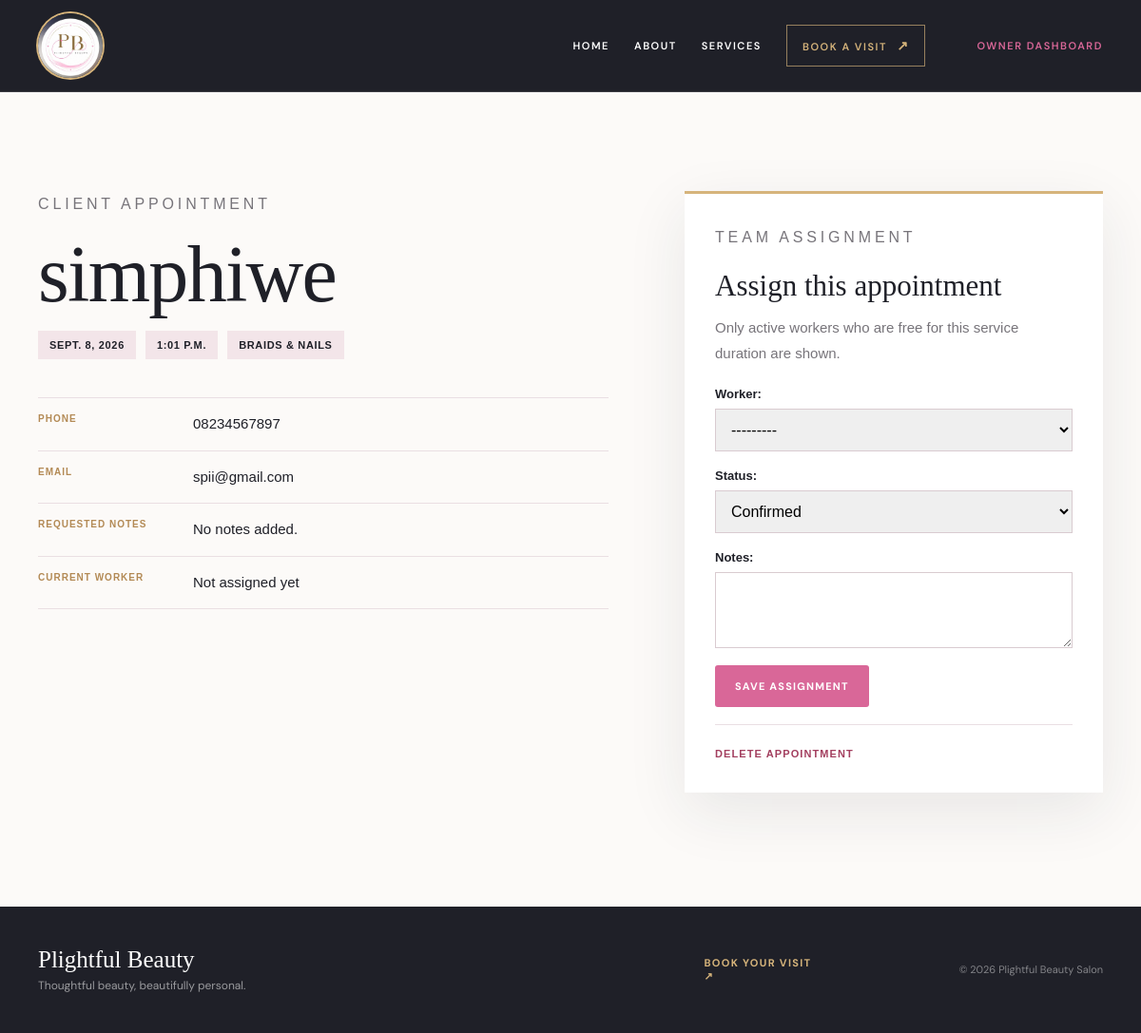
Page /owner/appointments/8/ on the earlier database version.
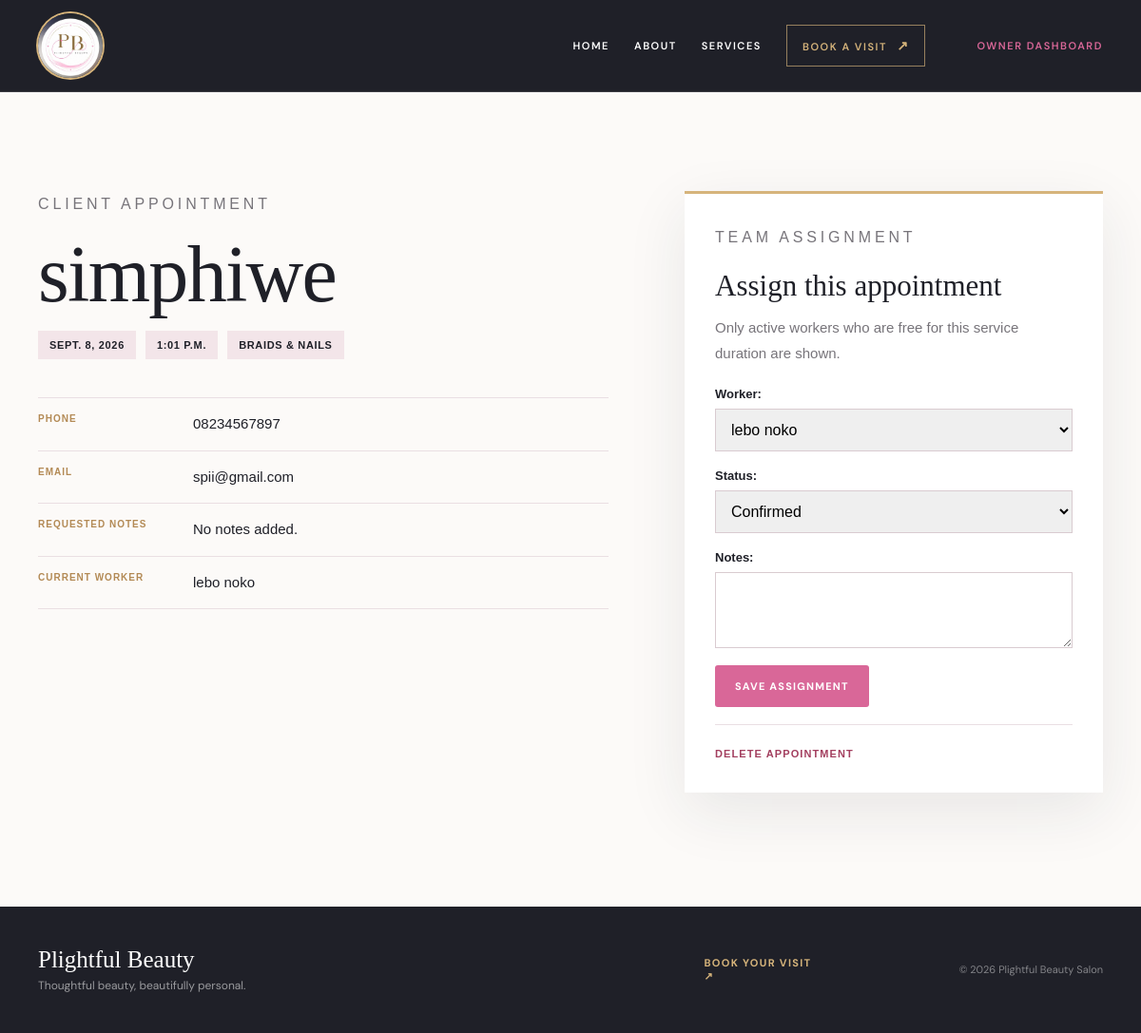
Same page on the later database version.
### core/models.py (models this page shows, shortened)
class Appointment(models.Model):
    PENDING = 'pending'
    CONFIRMED = 'confirmed'
    CHECKED_IN = 'checked_in'
    IN_PROGRESS = 'in_progress'
    COMPLETED = 'completed'
    CANCELLED = 'cancelled'
    STATUS_CHOICES = [(PENDING, 'Pending'), (CONFIRMED, 'Confirmed'), (CHECKED_IN, 'Checked In'),
                      (IN_PROGRESS, 'In Progress'), (COMPLETED, 'Completed'), (CANCELLED, 'Cancelled')]
    client = models.ForeignKey(Client, on_delete=models.CASCADE, related_name='appointments')
    service = models.ForeignKey(Service, on_delete=models.PROTECT, related_name='appointments')
    worker = models.ForeignKey(Worker, on_delete=models.SET_NULL, null=True, blank=True, related_name='appointments')
    appointment_date = models.DateField()
    appointment_time = models.TimeField()
    notes = models.TextField(blank=True)
    inspiration_image_1 = models.ImageField(upload_to='inspiration/', blank=True, null=True)
    inspiration_image_2 = models.ImageField(upload_to='inspiration/', blank=True, null=True)
    status = models.CharField(max_length=20, choices=STATUS_CHOICES, default=PENDING)
    created_at = models.DateTimeField(auto_now_add=True)
    paid_at = models.DateTimeField(null=True, blank=True)
    completed_at = models.DateTimeField(null=True, blank=True)
    class Meta:
        ordering = ['appointment_date', 'appointment_time']
        constraints = [models.UniqueConstraint(fields=['appointment_date', 'appointment_time', 'worker'], name='unique_worker_slot')]

class Client(models.Model):
    user = models.OneToOneField(settings.AUTH_USER_MODEL, on_delete=models.SET_NULL, null=True, blank=True, related_name='client_profile')
    full_name = models.CharField(max_length=150)
    phone = models.CharField(max_length=30)
    email = models.EmailField(blank=True)
    registered_at = models.DateTimeField(auto_now_add=True)
    notes = models.TextField(blank=True)

class Service(models.Model):
    name = models.CharField(max_length=120)
    description = models.TextField(blank=True)
    duration_minutes = models.PositiveIntegerField(default=60)
    price = models.DecimalField(max_digits=10, decimal_places=2)
    is_active = models.BooleanField(default=True)

class Worker(models.Model):
    user = models.OneToOneField(settings.AUTH_USER_MODEL, on_delete=models.CASCADE, related_name='worker_profile')
    position = models.CharField(max_length=100, default='Beauty Specialist')
    phone = models.CharField(max_length=30, blank=True)
    joined_date = models.DateField(auto_now_add=True)
    is_active = models.BooleanField(default=True)
    def __str__(self):
        return self.user.get_full_name() or self.user.username

### core/views.py (the view)
    def wrapped(request, *args, **kwargs):
        profile = getattr(request.user, 'profile', None)
        if not request.user.is_authenticated or request.user.is_staff or (profile and profile.role in (Profile.OWNER, Profile.WORKER)):
            return view_func(request, *args, **kwargs)
        raise PermissionDenied

### core/forms.py (shortened to what this page needs)
class AppointmentManageForm(forms.ModelForm):
    class Meta:
        model = Appointment
        fields = ['worker', 'status', 'notes']
        widgets = {'notes': forms.Textarea(attrs={'rows': 3})}
    def __init__(self, *args, **kwargs):
        self.is_owner = kwargs.pop('is_owner', False)
        super().__init__(*args, **kwargs)
        appointment = self.instance
        if appointment.pk and appointment.service_id and appointment.appointment_date and appointment.appointment_time:
            self.fields['worker'].queryset = Worker.objects.filter(
                pk__in=[worker.pk for worker in available_workers(
                    appointment.appointment_date,
                    appointment.appointment_time,
                    appointment.service.duration_minutes,
                    exclude_appointment_id=appointment.pk,
                )]
            )
        else:
            self.fields['worker'].queryset = Worker.objects.filter(is_active=True)

### templates/core/appointment_manage.html (shortened to what this page needs)
{% extends 'core/base.html' %}
{% block content %}
<section class="page-section">
  <div class="container appointment-layout">
    <div class="appointment-details">
      <p class="eyebrow">CLIENT APPOINTMENT</p>
      <h1>{{ appointment.client.full_name }}</h1>
      <div class="appointment-meta"><span>{{ appointment.appointment_date }}</span><span>{{ appointment.appointment_time }}</span><span>{{ appointment.service.name }}</span></div>
      <div class="client-detail-list"><div><span>Phone</span><strong>{{ appointment.client.phone }}</strong></div><div><span>Email</span><strong>{{ appointment.client.email|default:'Not provided' }}</strong></div><div><span>Requested notes</span><strong>{{ appointment.notes|default:'No notes added.' }}</strong></div><div><span>Current worker</span><strong>{{ appointment.worker|default:'Not assigned yet' }}</strong></div></div>
    </div>
    <div class="form-shell assignment-shell"><p class="eyebrow">TEAM ASSIGNMENT</p><h2>Assign this appointment</h2><p class="form-intro">{% if is_owner %}Choose from all salon workers.{% else %}Only active workers who are free for this service duration are shown.{% endif %}</p><form method="post">{% csrf_token %}{{ form.as_p }}<button class="btn-primary" type="submit">Save assignment</button></form>{% if is_owner %}<a class="btn-primary" href="{% url 'owner_dashboard' %}">Return to owner dashboard <span aria-hidden="true">&larr;</span></a>{% endif %}<form class="delete-appointment-form" method="post" action="{% url 'appointment_delete' appointment.pk %}">{% csrf_token %}<button class="danger-link" type="submit">Delete appointment</button></form></div>
  </div>
</section>
{% endblock %}

Differences in the rows shown:
changed Appointment "No notes added.": worker "Not assigned yet" → "lebo noko"; worker "---------" → "lebo noko"
